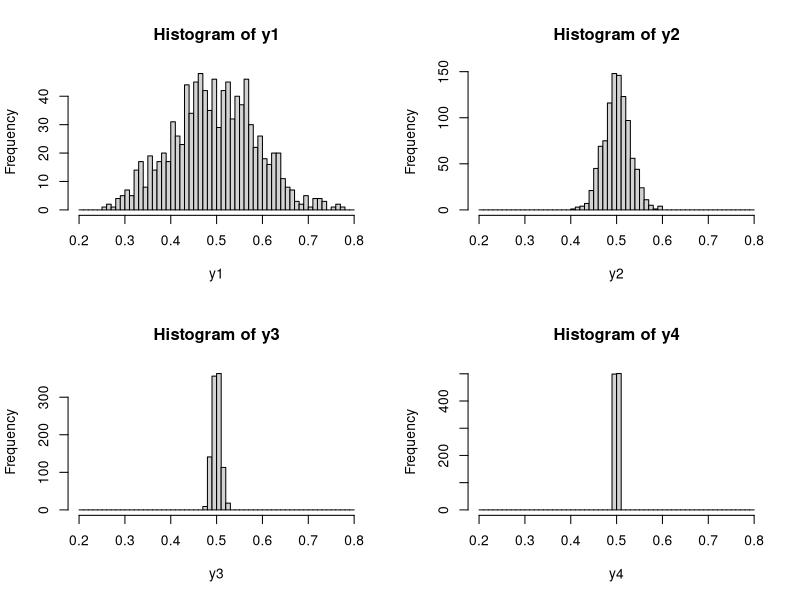

This chart was generated by the following R code:
# initialize
set.seed(1)
y1<-rep(0,1000)
y2<-rep(0,1000)
y3<-rep(0,1000)
y4<-rep(0,1000)

for (i in 1:1000){
  y1[i]<-mean(runif(10,0,1))
  y2[i]<-mean(runif(100,0,1))
  y3[i]<-mean(runif(1000,0,1))
  y4[i]<-mean(runif(10000,0,1))
}
bk<-seq(0.2,0.8,0.01)

# plot
par(mfrow=c(2,2))
hist(y1,breaks=bk)
hist(y2,breaks=bk)
hist(y3,breaks=bk)
hist(y4,breaks=bk)
